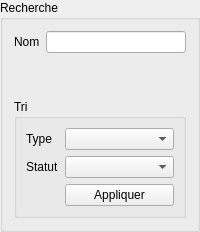
                          <widget class="QGroupBox" name="grpRechercheFiltre">
                            <property name="title">
                              <string>Recherche</string>
                            </property>
                            <property name="minimumWidth">
                              <number>220</number>
                            </property>
                            <property name="maximumWidth">
                              <number>220</number>
                            </property>
                            <layout class="QVBoxLayout" name="verticalLayout_sidebar">
                              <item>
                                <layout class="QFormLayout" name="formLayoutTop">
                                  <item row="0" column="0">
                                    <widget class="QLabel" name="lblNom">
                                      <property name="text">
                                        <string>Nom</string>
                                      </property>
                                    </widget>
                                  </item>
                                  <item row="0" column="1">
                                    <widget class="QLineEdit" name="txtRechercheNom" />
                                  </item>
                                </layout>
                              </item>
                              <item>
                                <spacer name="verticalSpacer1">
                                  <property name="orientation">
                                    <enum>Qt::Vertical</enum>
                                  </property>
                                  <property name="sizeHint" stdset="0">
                                    <size>
                                      <width>20</width>
                                      <height>40</height>
                                    </size>
                                  </property>
                                </spacer>
                              </item>
                              <item>
                                <widget class="QGroupBox" name="grpFiltres">
                                  <property name="title">
                                    <string>Tri</string>
                                  </property>
                                  <layout class="QFormLayout" name="formLayoutBottom">
                                    <item row="0" column="0">
                                      <widget class="QLabel" name="lblType">
                                        <property name="text">
                                          <string>Type</string>
                                        </property>
                                      </widget>
                                    </item>
                                    <item row="0" column="1">
                                      <widget class="QComboBox" name="cmbType" />
                                    </item>
                                    <item row="1" column="0">
                                      <widget class="QLabel" name="lblStatut">
                                        <property name="text">
                                          <string>Statut</string>
                                        </property>
                                      </widget>
                                    </item>
                                    <item row="1" column="1">
                                      <widget class="QComboBox" name="cmbStatut" />
                                    </item>
                                    <item row="2" column="1">
                                      <widget class="QPushButton" name="btnAppliquerFiltre">
                                        <property name="text">
                                          <string>Appliquer</string>
                                        </property>
                                      </widget>
                                    </item>
                                  </layout>
                                </widget>
                              </item>
                            </layout>
                          </widget>
